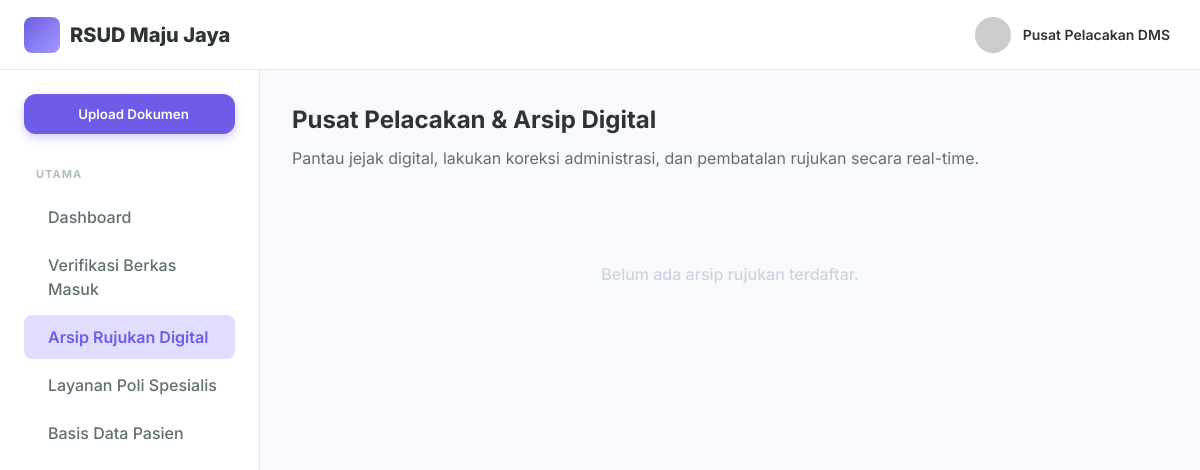
Before: /referral_explorer.php with the older database file.
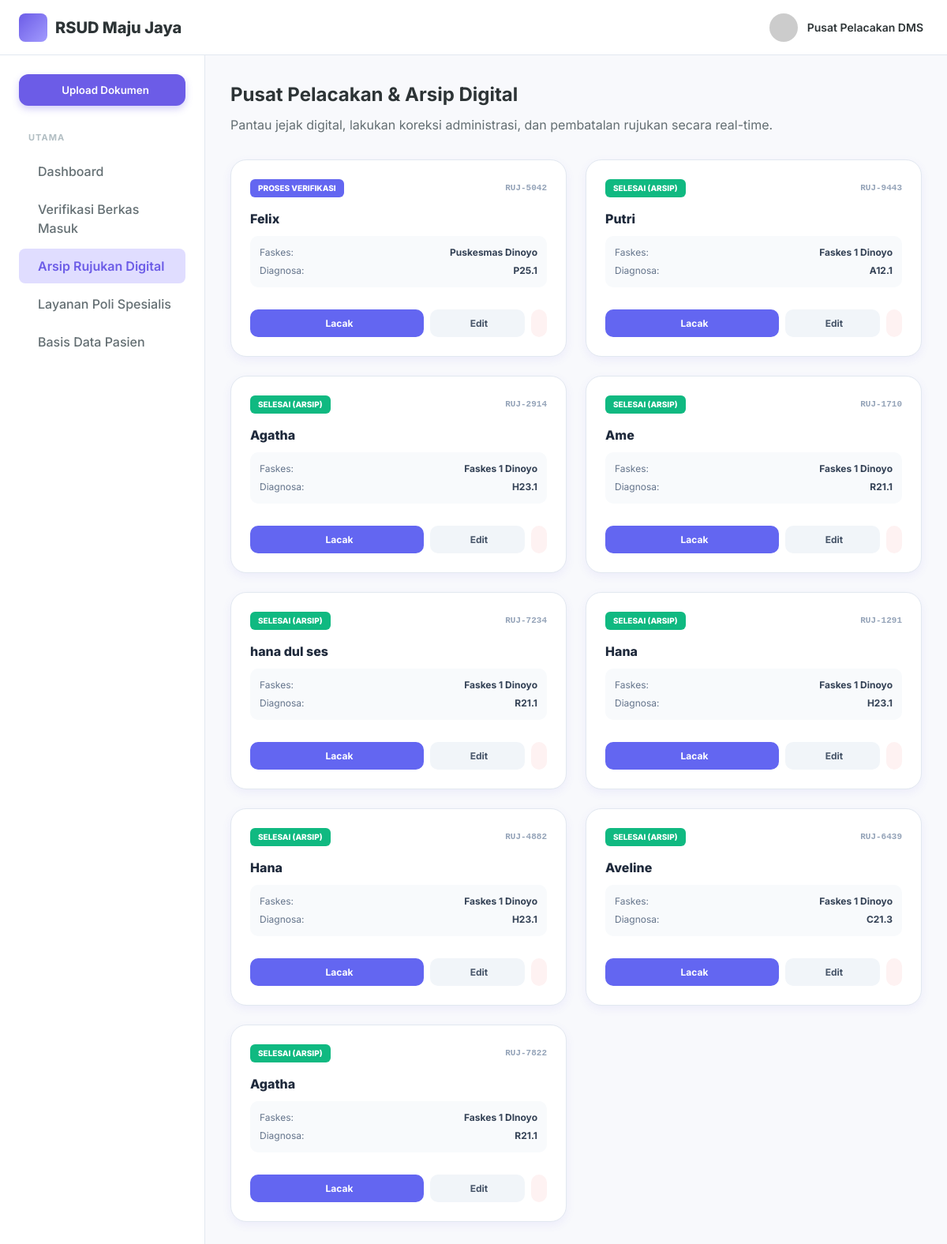
After: the same page with the newer database file.
### tables this page shows
CREATE TABLE referrals (
        id INTEGER PRIMARY KEY AUTOINCREMENT,
        referral_id TEXT UNIQUE NOT NULL,
        patient_name TEXT NOT NULL,
        patient_wa TEXT,
        faskes_wa TEXT,
        category TEXT,
        origin_faskes TEXT,
        insurance_type TEXT,
        card_number TEXT,
        diagnosis_initial TEXT,
        icd10 TEXT,
        therapy_initial TEXT,
        spec_diagnosis TEXT,
        follow_up_plan TEXT,
        letter_date TEXT,
        expiry_date TEXT,
        received_date TEXT,
        replied_at DATETIME,
        status_flow TEXT DEFAULT 'ENTRY',
        created_at DATETIME DEFAULT CURRENT_TIMESTAMP
    , faskes_kab_kota TEXT, faskes_tingkat TEXT, target_poli TEXT, target_kota TEXT, patient_status_peserta TEXT, medical_notes TEXT, doctor_name TEXT, birth_date TEXT, gender TEXT, is_deleted INTEGER DEFAULT 0);

### config.php (called while the page is built, shortened)
<?php
$db_file = __DIR__ . '/dms_hospital.sqlite';
try {
    $pdo = new PDO("sqlite:" . $db_file);
    $pdo->setAttribute(PDO::ATTR_ERRMODE, PDO::ERRMODE_EXCEPTION);
    $pdo->setAttribute(PDO::ATTR_DEFAULT_FETCH_MODE, PDO::FETCH_ASSOC);
    class SQLiteCompatibilityLayer {
        private $pdo;
        public function __construct($pdo) {
            $this->pdo = $pdo;
        }
        public function query($sql) {
            try {
                $stmt = $this->pdo->query($sql);
                return new SQLiteResultWrapper($stmt);
            } catch (PDOException $e) {
                die("Database Error: " . $e->getMessage() . " (SQL: $sql)");
            }
        }
    }
    class SQLiteResultWrapper {
        private $data = [];
        private $index = 0;
        public function __construct($stmt) {
            $this->stmt = $stmt;
            if ($stmt) {
                $all = $this->stmt->fetchAll();
                $this->num_rows = count($all);
                $this->data = $all;
                $this->index = 0;
            }
        }
        public function fetch_assoc() {
            if (isset($this->data[$this->index])) {
                return $this->data[$this->index++];
            }
            return null;
        }
        public function data_seek($n) {
            $this->index = $n;
        }
    }
    $conn = new SQLiteCompatibilityLayer($pdo);
} catch (PDOException $e) {
    die("Koneksi SQLite Gagal: " . $e->getMessage());
}

### referral_explorer.php (the view, shortened to what the changed rows need)
<?php
require_once 'config.php';
$sql_docs = "SELECT * FROM referrals WHERE is_deleted = 0 ORDER BY created_at DESC";
$result = $conn->query($sql_docs);
if ($result->num_rows > 0) {
    $result->data_seek(0);
}
?>
<!DOCTYPE html>
<html lang="id">
<head>
    <link rel="stylesheet" href="styles.css">
</head>
<body>
    <div class="app-container">
        <div class="main-layout">
            <main class="content-area">
                <h1 class="page-title">Pusat Pelacakan & Arsip Digital</h1>
                <div style="display: grid; grid-template-columns: repeat(auto-fill, minmax(320px, 1fr)); gap: 24px; margin-top: 32px;">
                    <?php if ($result->num_rows > 0): ?>
                        <?php while($row = $result->fetch_assoc()):
                            $status = $row['status_flow'];
                            $badge_color = ($status == 'REPLIED') ? '#10b981' : (($status == 'VERIFY') ? '#f59e0b' : '#6366f1');
                            $status_text = ($status == 'REPLIED') ? 'SELESAI (ARSIP)' : (($status == 'VERIFY') ? 'DI POLI SPESIALIS' : 'PROSES VERIFIKASI');
                        ?>
                            <div class="card" style="padding: 24px; border-radius: 20px; display: flex; flex-direction: column; justify-content: space-between; min-height: 250px;">
                                <div>
                                    <div style="display: flex; justify-content: space-between; align-items: center; margin-bottom: 15px;">
                                        <span style="font-size: 10px; font-weight: 800; color: white; background: <?= $badge_color ?>; padding: 4px 10px; border-radius: 6px;"><?= $status_text ?></span>
                                        <span style="font-size: 11px; color: #94a3b8; font-family: monospace; font-weight: 700;"><?= $row['referral_id'] ?></span>
                                    </div>
                                    <h3 style="font-weight: 800; font-size: 16px; margin-bottom: 4px; color: #1e293b;"><?= $row['patient_name'] ?></h3>
                                    <div style="background: #f8fafc; padding: 12px; border-radius: 10px; font-size: 12px; margin-bottom: 20px; margin-top: 10px;">
                                        <div style="display: flex; justify-content: space-between; margin-bottom: 5px;">
                                            <span style="color: #64748b;">Faskes:</span>
                                            <span style="font-weight: 700; color: #334155;"><?= $row['origin_faskes'] ?></span>
                                        </div>
                                        <div style="display: flex; justify-content: space-between;">
                                            <span style="color: #64748b;">Diagnosa:</span>
                                            <span style="font-weight: 700; color: #334155;"><?= $row['icd10'] ?></span>
                                        </div>
                                    </div>
                                </div>
                                <div style="display: flex; gap: 8px;">
                                    <button onclick="traceDocument('<?= $row['referral_id'] ?>', '<?= $row['patient_name'] ?>')" style="flex: 2; padding: 10px; background: #6366f1; color: white; border: none; border-radius: 10px; font-weight: 700; cursor: pointer; display: flex; align-items: center; justify-content: center; gap: 6px; font-size: 12px;">
                                        <i class="ph ph-magnifying-glass"></i> Lacak
                                    </button>
                                    <button onclick="openEditModal('<?= $row['referral_id'] ?>')" style="flex: 1; padding: 10px; background: #f1f5f9; color: #475569; border: none; border-radius: 10px; font-weight: 700; cursor: pointer; display: flex; align-items: center; justify-content: center; gap: 4px; font-size: 12px;" title="Koreksi Data Rujukan">
                                        <i class="ph ph-pencil-simple"></i> Edit
                                    </button>
                                    <a href="referral_explorer.php?delete_id=<?= $row['referral_id'] ?>" onclick="return confirm('Apakah Anda yakin ingin membatalkan rujukan ini? Pembatalan akan dicatat ke dalam audit trail.')" style="padding: 10px; background: #fef2f2; color: #ef4444; border: none; border-radius: 10px; font-weight: 700; display: flex; align-items: center; justify-content: center; text-decoration: none;" title="Batalkan Rujukan">
                                    </a>
                                </div>
                            </div>
                        <?php endwhile; ?>
                    <?php else: ?>
                        <div style="grid-column: 1 / -1; text-align: center; padding: 60px; color: #cbd5e1; font-weight: 500;">Belum ada arsip rujukan terdaftar.</div>
                    <?php endif; ?>
                </div>
            </main>
        </div>
    </div>
</body>
</html>

Changed rows visible on the page:
now on this page (row edited): referrals: status_flow "PROSES VERIFIKASI", referral "RUJ-5042", patient_name "Felix", origin_faskes "Puskesmas Dinoyo", icd10 "P25.1"
now on this page (row edited): referrals: status_flow "SELESAI (ARSIP)", referral "RUJ-9443", patient_name "Putri", origin_faskes "Faskes 1 Dinoyo", icd10 "A12.1"
now on this page (row edited): referrals: status_flow "SELESAI (ARSIP)", referral "RUJ-2914", patient_name "Agatha", origin_faskes "Faskes 1 Dinoyo", icd10 "H23.1"
now on this page (row edited): referrals: status_flow "SELESAI (ARSIP)", referral "RUJ-1710", patient_name "Ame", origin_faskes "Faskes 1 Dinoyo", icd10 "R21.1"
now on this page (row edited): referrals: status_flow "SELESAI (ARSIP)", referral "RUJ-7234", patient_name "hana dul ses", origin_faskes "Faskes 1 Dinoyo", icd10 "R21.1"
now on this page (row edited): referrals: status_flow "SELESAI (ARSIP)", referral "RUJ-1291", patient_name "Hana", origin_faskes "Faskes 1 Dinoyo", icd10 "H23.1"
now on this page (row edited): referrals: status_flow "SELESAI (ARSIP)", referral "RUJ-4882", patient_name "Hana", origin_faskes "Faskes 1 Dinoyo", icd10 "H23.1"
now on this page (row edited): referrals: status_flow "SELESAI (ARSIP)", referral "RUJ-6439", patient_name "Aveline", origin_faskes "Faskes 1 Dinoyo", icd10 "C21.3"
now on this page (row edited): referrals: status_flow "SELESAI (ARSIP)", referral "RUJ-7822", patient_name "Agatha", origin_faskes "Faskes 1 DInoyo", icd10 "R21.1"
Other visible differences:
text no longer shown: "Belum ada arsip rujukan terdaftar."
